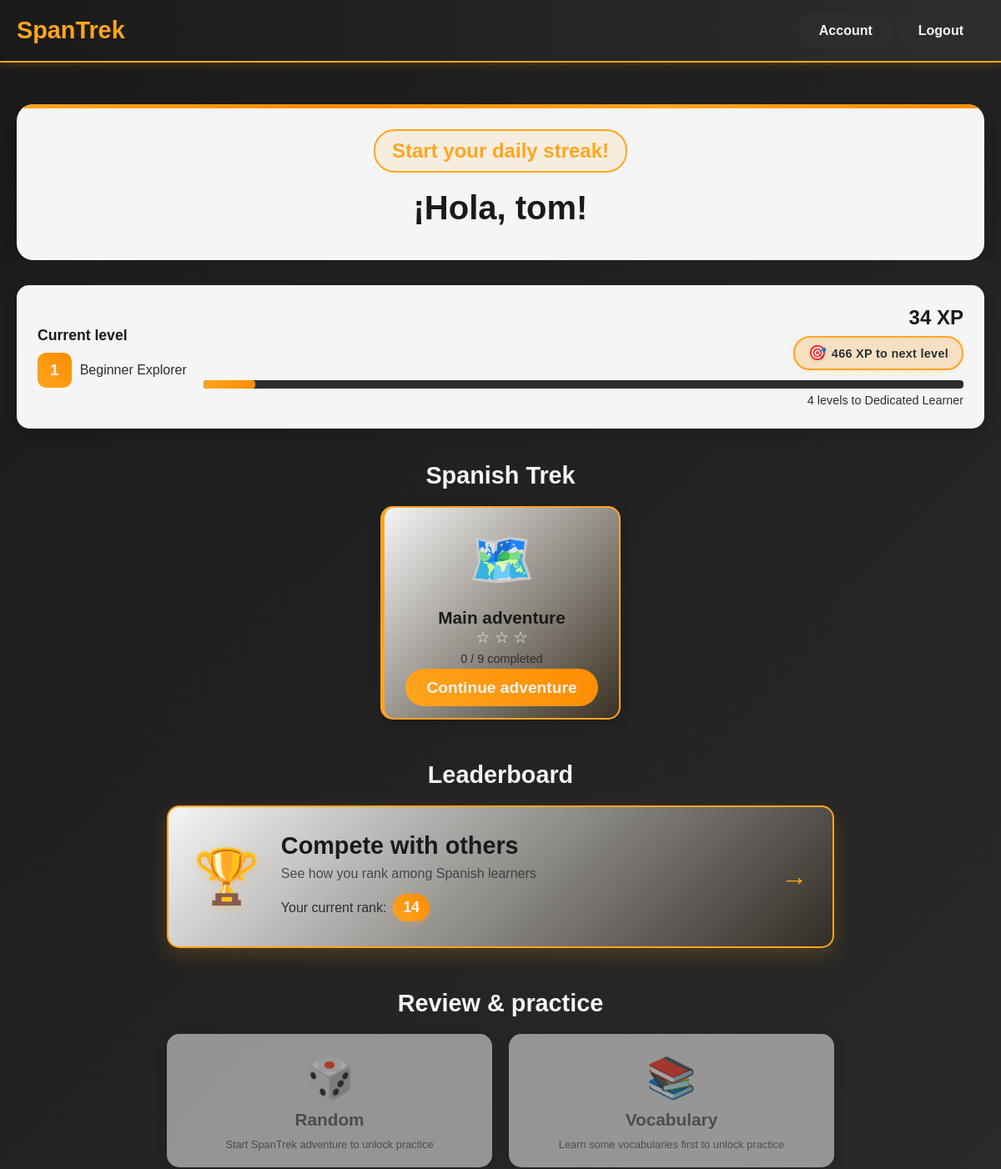
The page / (signed in, upper part) on the database as committed earlier.
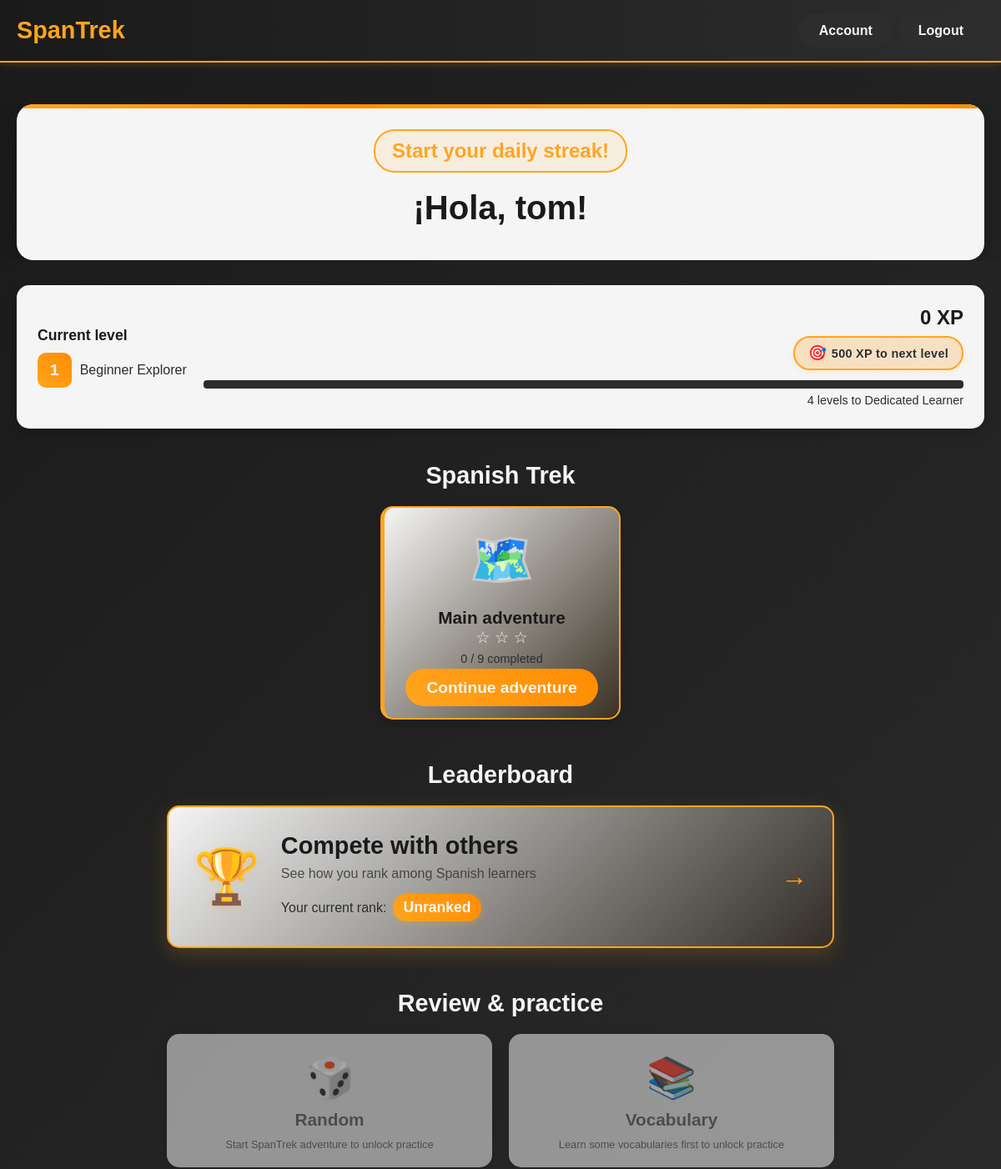
The same page on the database as committed later.
### base/models.py (models this page shows, shortened)
class User(AbstractUser):
    username = models.CharField(max_length=150, unique=True, blank=False, null=False)
    email = models.EmailField(unique=True, blank=False, null=False)
    avatar = models.ImageField(default='avatars/default_avatar.png', upload_to='avatars/', null=True, blank=True)
    level = models.IntegerField(default=1)
    experience = models.IntegerField(default=0)
    adventure_progress = models.IntegerField(default=0)
    passports_earned = models.JSONField(default=list, blank=True)
    words_learned = models.JSONField(default=list, blank=True)
    sentences_learned = models.JSONField(default=list, blank=True)
    audio_learned = models.JSONField(default=list, blank=True)
    use_of_spanish = models.IntegerField(default=0)
    days_streak = models.IntegerField(default=0)
    highest_streak = models.IntegerField(default=0)
    activity_days = models.JSONField(default=list, blank=True)
    last_activity_date = models.DateField(null=True, blank=True)
    default_random_practice_count = models.IntegerField(default=20)
    default_vocabulary_practice_count = models.IntegerField(default=20)
    default_sentence_practice_count = models.IntegerField(default=10)
    default_listening_practice_count = models.IntegerField(default=10)
    country_lessons_progress = models.JSONField(default=dict, blank=True)  # e.g., {"Spain": 3, "Mexico": 5}
    landmark_lessons_progress = models.JSONField(default=dict, blank=True)  # e.g., {"Madrid": 2, "Warsaw": 4}
    daily_challenges = models.JSONField(default=list, blank=True)
    daily_challenges_creation_date = models.DateField(null=True, blank=True)
    daily_challenges_completed = models.BooleanField(default=False)
    USERNAME_FIELD = 'email'
    REQUIRED_FIELDS = ['username']
    def check_if_new_level(self):
        if self.experience >= self.level * 500:
            self.level += 1
            self.save()
    def progress_daily_challenges(self, practice_type=None, lesson=None):
        practice_prefixes = {
            'random': ('RP', 'P'),
            'vocabulary': ('VP', 'P'),
            'sentence': ('SP', 'P'),
            'listening': ('LP', 'P')
        }
        prefixes = practice_prefixes.get(practice_type, ()) if practice_type else ()
        for challenge in self.daily_challenges:
            if challenge['code'].startswith('EX') and not challenge['completed']:
                if lesson is not None:
                    challenge['progress'] += 100
                elif practice_type in practice_prefixes.keys():
                    challenge['progress'] += 25
            if challenge['code'].startswith('C') and not challenge['completed']:
                challenge['progress'] += 1
            if not challenge['completed'] and prefixes and challenge['code'].startswith(prefixes):
                challenge['progress'] += 1
            if challenge['progress'] >= challenge['max_progress']:
                    challenge['completed'] = True
        if not self.daily_challenges_completed:
            completed_count = sum(1 for challenge in self.daily_challenges if challenge['completed'])
            if completed_count == len(self.daily_challenges):
                self.experience += 75
                self.daily_challenges_completed = True
        self.check_if_new_level()
        AchievementService.check_and_award_achievements(self)
        self.save()

### base/views.py (the view)
# urls.py: path("", views.home_page, name="home_page"),
@login_required
def home_page(request):
    if not request.user.is_authenticated:
        return redirect('login_page')
    request.user.progress_daily_challenges()
    if (request.user.daily_challenges_creation_date is None or
        request.user.daily_challenges_creation_date < date.today()) and request.user.adventure_progress != 0:
        request.user.daily_challenges_creation_date = date.today()
        request.user.create_daily_challenges()
        request.user.save()
    all_lessons_count = Lesson.objects.count()
    completed_daily_challenges_count = sum(1 for challenge in request.user.daily_challenges if challenge['completed'])
    daily_challenges = request.user.daily_challenges
    user_level_name = get_user_level_name(request.user.level)
    levels_for_next_level = 5 - (request.user.level % 5)
    next_level_name = get_user_level_name(request.user.level + levels_for_next_level)
    xp_for_next_level = (request.user.level * 500) - request.user.experience
    progress_percentage = ((500 - xp_for_next_level) / 5 if xp_for_next_level > 0 else 0)
    main_adventure_progress_percentage = (request.user.adventure_progress / all_lessons_count * 100) if all_lessons_count > 0 else 0
    filled_stars = int(main_adventure_progress_percentage // 33.33)
    xp_for_next_level = (request.user.level * 500) - request.user.experience
    leaderboard_user_position = None
    if request.user.experience > 0:
        leaderboard_user_position = get_surrounding_leaderboard_users(request, only_user_position=True)
    context = {
        'all_lessons_count': all_lessons_count,
        'completed_daily_challenges_count': completed_daily_challenges_count,
        'daily_challenges': daily_challenges,
        'user_level_name': user_level_name,
        'levels_for_next_level': levels_for_next_level,
        'next_level_name': next_level_name,
        'progress_percentage': progress_percentage,
        'filled_stars': filled_stars,
        'xp_for_next_level': xp_for_next_level,
        'leaderboard_user_position': leaderboard_user_position,
    }
    return render(request, 'base/home.html', context=context)

### base/views.py (called while the page is built, shortened)
def get_user_level_name(level):
    if level >= 25:
        return "El Campeón"
    elif level >= 20:
        return "Expert Explorer"
    elif level >= 15:
        return "Advanced Explorer"
    elif level >= 10:
        return "Intermediate Explorer"
    elif level >= 5:
        return "Dedicated Learner"
    else:
        return "Beginner Explorer"

def get_surrounding_leaderboard_users(request, only_user_position=False):
    if request.user.experience == 0:
        if only_user_position:
            return None
        return []
    user_rank = User.objects.filter(experience__gt=request.user.experience).count() + 1
    if only_user_position:
        return user_rank

### templates/base/home.html (shortened to what this page needs)
{%extends 'base/base.html'%} {%load static%} {% block styles %}
{{ block.super }}
<link rel="stylesheet" type="text/css" href="{% static 'styles/base/home.css' %}" />
{% endblock styles %} {%block content%}
<div class="hero-section">
    <div class="hero-content">
        <div class="welcome-card">
            <div class="streak-info">
                {% if user.days_streak != 0 %}
                <div class="streak-flame">🔥</div>
                <span class="streak-count">{{ user.days_streak }}</span>
                <span class="streak-text">
                    {% if user.days_streak > 1 %} days streak {% else %} day
                    streak {% endif %}
                </span>
                {% else %}
                <span class="streak-count">Start your daily streak!</span>
                {% endif %}
            </div>
            <h1 class="welcome-title">¡Hola, {{ user.username }}!</h1>
        </div>
    </div>
</div>
<div class="main-content">
    <div class="progress-section">
        <div class="level-card">
            <div class="level-info">
                <h3>Current level</h3>
                <div class="level-badge">
                    <span class="level-number">{{ user.level }}</span>
                    <span class="level-name">{{ user_level_name }}</span>
                </div>
            </div>
            <div class="xp-info">
                <span class="xp-text">{{ user.experience }} XP</span>
                <div class="xp-needed">
                    <span class="xp-needed-icon">🎯</span>
                    <span class="xp-needed-text">{{ xp_for_next_level }} XP to next level</span>
                </div>
                <div class="progress-bar">
                    <div class="progress-fill" style="width: {{ progress_percentage }}%"></div>
                </div>
                <span class="next-level">{{ levels_for_next_level }} levels to {{ next_level_name }}</span>
            </div>
        </div>
    </div>
    <div class="main-course-section">
        <h2 class="section-title">Spanish Trek</h2>
        <div class="main-course-card">
            <a href="{% url 'lessons:world_map' %}" class="lesson-card-link">
                <div class="lesson-card current main-lesson {% if filled_stars == 3 %}completed-adventure{% endif %}">
                    <div class="lesson-icon active">
                        🗺️
                    </div>
                    <h4>Main adventure</h4>
                    <div class="lesson-progress">
                        <div class="stars">
                            {% for i in "012"|make_list %}
                                {% if forloop.counter0 < filled_stars %}⭐
                                {% else %}☆
                                {% endif %}
                            {% endfor %}
                        </div>
                        <span class="completion">{{ user.adventure_progress }} / {{ all_lessons_count }}
                            completed</span>
                    </div>
                    <span class="continue-btn">
                        {% if filled_stars == 3 %}
                        Repeat adventure
                        {% else %}
                        Continue adventure
                        {% endif %}
                    </span>
                </div>
            </a>
        </div>
    </div>
    <div class="leaderboard-section">
        <h2 class="section-title">Leaderboard</h2>
        <div class="leaderboard-card">
            <a href="{% url 'leaderboard' 'user_position'%}" class="leaderboard-link">
                <div class="leaderboard-content">
                    <div class="leaderboard-icon">🏆</div>
                    <div class="leaderboard-info">
                        <h3>Compete with others</h3>
                        <p>See how you rank among Spanish learners</p>
                        <div class="current-rank">
                            <span class="rank-text">Your current rank: </span>
                            {% if leaderboard_user_position %}
                                {% if leaderboard_user_position <= 3 %}
                                    <div class="podium-rank rank-{{ leaderboard_user_position }}">
                                        <div class="podium-medal">
                                            {% if leaderboard_user_position == 1 %}🥇
                                            {% elif leaderboard_user_position == 2 %}🥈
                                            {% elif leaderboard_user_position == 3 %}🥉
                                            {% endif %}
                                        </div>
                                    </div>
                                {% else %}
                                    <span class="rank-number">{{ leaderboard_user_position }}</span>
                                {% endif %}
                            {% else %}
                                <span class="rank-number">Unranked</span>
                            {% endif %}
                        </div>
                    </div>
                    <div class="leaderboard-arrow">→</div>
                </div>
            </a>
        </div>
    </div>
    <div class="review-section">
        <h2 class="section-title">Review & practice</h2>
        <div class="lessons-grid">
            {% if user.words_learned|length > 0 or user.sentences_learned|length > 0 or user.audio_learned|length > 0 %}
            <a href="{% url 'practice:practice_intro' 'random' %}" class="lesson-card-link">
                <div class="lesson-card">
                    <div class="lesson-icon">🎲</div>
                    <h4>Random</h4>
                </div>
            </a>
            {%else%}
            <div class="lesson-card locked">
                <div class="lesson-icon">🎲</div>
                <h4>Random</h4>
                <p class="lock-text">Start SpanTrek adventure to unlock practice</p>
            </div>
            {% endif %}
            {% if user.words_learned|length > 0 %}
            <a href="{% url 'practice:practice_intro' 'vocabulary' %}" class="lesson-card-link">
                <div class="lesson-card">
                    <div class="lesson-icon">📚</div>
                    <h4>Vocabulary</h4>
                </div>
            </a>
            {% else %}
            <div class="lesson-card locked">
                <div class="lesson-icon">📚</div>
                <h4>Vocabulary</h4>
                <p class="lock-text">Learn some vocabularies first to unlock practice</p>
            </div>
            {% endif %}
        </div>
    </div>
</div>
{%endblock content%}

### templates/base/base.html (shortened to what this page needs)
<!DOCTYPE html>
<html>
    <head>
        {%block styles%}
        {% load static %}
        <link
            rel="stylesheet"
            type="text/css"
            href="{% static 'styles/base/base.css' %}"
        />
        {%endblock styles%}
    </head>
    <body>
        {% block navbar %} {%include 'base/navbar.html'%} {% endblock navbar %}
        {%block content%}{%endblock content%}
        {%include 'base/footer.html'%}
    </body>
</html>

### templates/base/navbar.html
{%load static%}
<link
    rel="stylesheet"
    type="text/css"
    href="{% static 'styles/base/navbar.css' %}"
/>
<header>
    <nav class="navbar">
        <div class="navbar-brand">
            <a href="{% url 'home_page' %}">SpanTrek</a>
        </div>
        <div class="buttons-section">
            <div class="logout-section">
                <a href="{% url 'user_page' user.id %}" class="logout-btn">Account</a>
            </div>
            <div class="logout-section">
                <a href="{% url 'logout_user' %}" class="logout-btn">Logout</a>
            </div>
        </div>
    </nav>
</header>

### templates/base/footer.html (shortened to what this page needs)
{%load static%}
<link
    rel="stylesheet"
    type="text/css"
    href="{% static 'styles/base/footer.css' %}"
/>

### static/styles/base/base.css (style rules this page uses)
* { margin: 0; padding: 0; box-sizing: border-box; font-family: Arial, sans-serif; }
html, body { overflow-x: hidden; width: 100%; max-width: 100%; }
body { background: #1a1a1a; color: #f5f5f5; display: flex; flex-direction: column; min-height: 100vh; margin: 0; }

### static/styles/base/navbar.css (style rules this page uses)
.navbar { background: linear-gradient(90deg, #1a1a1a, #2d2d2d); padding: 20px 20px; box-shadow: 0 2px 10px rgba(255, 165, 31, 0.2); border-bottom: 2px solid #ffa51f; margin-bottom: 50px; }
.navbar-brand a { color: #ffa51f; text-decoration: none; font-size: 1.8rem; font-weight: bold; transition: color 0.3s ease; }
header { position: sticky; top: 0; z-index: 1000; }
.navbar { display: flex; align-items: center; justify-content: space-between; }
.logout-section { text-align: center; }
.logout-btn { background: #2d2d2d; color: #f5f5f5; padding: 12px 25px; border-radius: 25px; text-decoration: none; font-weight: bold; transition: background 0.3s ease; }
.buttons-section { display: flex; gap: 5px; }

Rows that differ between the two databases and show on the page:
changed User "tom": experience "34" → "0"
Other text that changed with them:
{{ xp_for_next_level }}: "466" → "500"
{{ leaderboard_user_position }}: "14" → (not shown)
text now shown: "Unranked"
